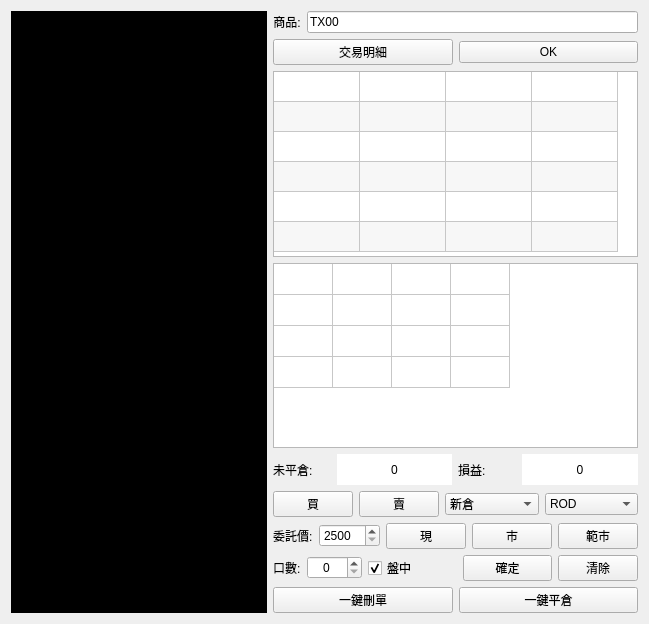
      <widget class="QWidget" name="tab_3">
       <attribute name="title">
        <string>當沖</string>
       </attribute>
       <layout class="QGridLayout" name="gridLayout_4">
        <item row="0" column="0">
         <layout class="QHBoxLayout" name="horizontalLayout_Pawn" stretch="5,1">
          <item>
           <layout class="QGridLayout" name="GL_2">
            <item row="0" column="0">
             <widget class="GraphicsView" name="GV_pawn">
              <property name="autoFillBackground">
               <bool>true</bool>
              </property>
              <property name="styleSheet">
               <string notr="true">background-color: rgb(0, 0, 0);</string>
              </property>
             </widget>
            </item>
           </layout>
          </item>
          <item>
           <layout class="QVBoxLayout" name="verticalLayout_2" stretch="1,1,6,6,1,1,1,1,1">
            <item>
             <layout class="QHBoxLayout" name="horizontalLayout_14" stretch="0,4">
              <item>
               <widget class="QLabel" name="commoditylab_pawn">
                <property name="font">
                 <font>
                  <family>Arial</family>
                  <pointsize>9</pointsize>
                 </font>
                </property>
                <property name="text">
                 <string>商品:</string>
                </property>
                <property name="alignment">
                 <set>Qt::AlignCenter</set>
                </property>
               </widget>
              </item>
              <item>
               <widget class="QLineEdit" name="commodityline_pawn">
                <property name="font">
                 <font>
                  <family>Arial</family>
                  <pointsize>9</pointsize>
                 </font>
                </property>
                <property name="text">
                 <string>TX00</string>
                </property>
               </widget>
              </item>
             </layout>
            </item>
            <item>
             <layout class="QHBoxLayout" name="horizontalLayout_15">
              <item>
               <widget class="QPushButton" name="TDetailbtn_pawn">
                <property name="text">
                 <string>交易明細</string>
                </property>
               </widget>
              </item>
              <item>
               <widget class="QPushButton" name="commoditybtn_pawn">
                <property name="font">
                 <font>
                  <family>Arial</family>
                  <pointsize>9</pointsize>
                 </font>
                </property>
                <property name="text">
                 <string>OK</string>
                </property>
               </widget>
              </item>
             </layout>
            </item>
            <item>
             <widget class="QTableWidget" name="DomTable_pawn">
              <property name="alternatingRowColors">
               <bool>true</bool>
              </property>
              <property name="textElideMode">
               <enum>Qt::ElideMiddle</enum>
              </property>
              <property name="rowCount">
               <number>6</number>
              </property>
              <property name="columnCount">
               <number>4</number>
              </property>
              <attribute name="horizontalHeaderVisible">
               <bool>false</bool>
              </attribute>
              <attribute name="horizontalHeaderCascadingSectionResizes">
               <bool>true</bool>
              </attribute>
              <attribute name="horizontalHeaderMinimumSectionSize">
               <number>22</number>
              </attribute>
              <attribute name="horizontalHeaderDefaultSectionSize">
               <number>86</number>
              </attribute>
              <attribute name="verticalHeaderVisible">
               <bool>false</bool>
              </attribute>
              <attribute name="verticalHeaderCascadingSectionResizes">
               <bool>true</bool>
              </attribute>
              <attribute name="verticalHeaderMinimumSectionSize">
               <number>12</number>
              </attribute>
              <row/>
              <row/>
              <row/>
              <row/>
              <row/>
              <row/>
              <column/>
              <column/>
              <column/>
              <column/>
             </widget>
            </item>
            <item>
             <widget class="QTableWidget" name="MPTable_pawn">
              <property name="alternatingRowColors">
               <bool>false</bool>
              </property>
              <property name="rowCount">
               <number>4</number>
              </property>
              <property name="columnCount">
               <number>4</number>
              </property>
              <attribute name="horizontalHeaderVisible">
               <bool>false</bool>
              </attribute>
              <attribute name="horizontalHeaderCascadingSectionResizes">
               <bool>true</bool>
              </attribute>
              <attribute name="horizontalHeaderMinimumSectionSize">
               <number>10</number>
              </attribute>
              <attribute name="horizontalHeaderDefaultSectionSize">
               <number>59</number>
              </attribute>
              <attribute name="verticalHeaderVisible">
               <bool>false</bool>
              </attribute>
              <attribute name="verticalHeaderCascadingSectionResizes">
               <bool>true</bool>
              </attribute>
              <attribute name="verticalHeaderMinimumSectionSize">
               <number>10</number>
              </attribute>
              <attribute name="verticalHeaderDefaultSectionSize">
               <number>31</number>
              </attribute>
              <row/>
              <row/>
              <row/>
              <row/>
              <column/>
              <column/>
              <column/>
              <column/>
              <item row="0" column="0">
               <property name="text">
                <string/>
               </property>
              </item>
              <item row="1" column="0">
               <property name="text">
                <string/>
               </property>
              </item>
              <item row="2" column="0">
               <property name="text">
                <string/>
               </property>
              </item>
             </widget>
            </item>
            <item>
             <layout class="QHBoxLayout" name="horizontalLayout_16" stretch="1,2,1,2">
              <item>
               <widget class="QLabel" name="contractlab_pawn">
                <property name="text">
                 <string>未平倉:</string>
                </property>
               </widget>
              </item>
              <item>
               <widget class="QLabel" name="contract_pawn">
                <property name="autoFillBackground">
                 <bool>false</bool>
                </property>
                <property name="styleSheet">
                 <string notr="true">background-color: rgb(255, 255, 255);</string>
                </property>
                <property name="text">
                 <string>0</string>
                </property>
                <property name="alignment">
                 <set>Qt::AlignCenter</set>
                </property>
               </widget>
              </item>
              <item>
               <widget class="QLabel" name="profitlab_pawn">
                <property name="text">
                 <string>損益:</string>
                </property>
               </widget>
              </item>
              <item>
               <widget class="QLabel" name="profit_pawn">
                <property name="autoFillBackground">
                 <bool>false</bool>
                </property>
                <property name="styleSheet">
                 <string notr="true">background-color: rgb(255, 255, 255);</string>
                </property>
                <property name="text">
                 <string>0</string>
                </property>
                <property name="alignment">
                 <set>Qt::AlignCenter</set>
                </property>
               </widget>
              </item>
             </layout>
            </item>
            <item>
             <layout class="QHBoxLayout" name="horizontalLayout_17" stretch="1,1,3,3">
              <item>
               <widget class="QPushButton" name="BidAct_btn_pawn">
                <property name="autoFillBackground">
                 <bool>false</bool>
                </property>
                <property name="text">
                 <string>買</string>
                </property>
                <property name="checkable">
                 <bool>false</bool>
                </property>
               </widget>
              </item>
              <item>
               <widget class="QPushButton" name="AskAct_btn_pawn">
                <property name="text">
                 <string>賣</string>
                </property>
                <property name="checkable">
                 <bool>false</bool>
                </property>
               </widget>
              </item>
              <item>
               <widget class="QComboBox" name="InterestType_box_pawn">
                <property name="maxCount">
                 <number>10</number>
                </property>
                <item>
                 <property name="text">
                  <string>新倉</string>
                 </property>
                </item>
                <item>
                 <property name="text">
                  <string>平倉</string>
                 </property>
                </item>
                <item>
                 <property name="text">
                  <string>自動</string>
                 </property>
                </item>
               </widget>
              </item>
              <item>
               <widget class="QComboBox" name="OrderType_box_pawn">
                <property name="maxVisibleItems">
                 <number>3</number>
                </property>
                <property name="maxCount">
                 <number>3</number>
                </property>
                <item>
                 <property name="text">
                  <string>ROD</string>
                 </property>
                </item>
                <item>
                 <property name="text">
                  <string>IOC</string>
                 </property>
                </item>
                <item>
                 <property name="text">
                  <string>FOK</string>
                 </property>
                </item>
               </widget>
              </item>
             </layout>
            </item>
            <item>
             <layout class="QHBoxLayout" name="horizontalLayout_18" stretch="2,3,5">
              <item>
               <widget class="QLabel" name="commisionlab_pawn">
                <property name="text">
                 <string>委託價:</string>
                </property>
               </widget>
              </item>
              <item>
               <widget class="QSpinBox" name="PriceSpin_pawn">
                <property name="specialValueText">
                 <string/>
                </property>
                <property name="minimum">
                 <number>2500</number>
                </property>
                <property name="maximum">
                 <number>15000</number>
                </property>
               </widget>
              </item>
              <item>
               <layout class="QHBoxLayout" name="horizontalLayout_19" stretch="1,1,2">
                <item>
                 <widget class="QPushButton" name="LastPrice_btn_pawn">
                  <property name="text">
                   <string>現</string>
                  </property>
                 </widget>
                </item>
                <item>
                 <widget class="QPushButton" name="MarketPrice_btn_pawn">
                  <property name="text">
                   <string>市</string>
                  </property>
                 </widget>
                </item>
                <item>
                 <widget class="QPushButton" name="LimitMarketPrice_btn_pawn">
                  <property name="text">
                   <string>範市</string>
                  </property>
                 </widget>
                </item>
               </layout>
              </item>
             </layout>
            </item>
            <item>
             <layout class="QHBoxLayout" name="horizontalLayout_20" stretch="1,1,1,0">
              <item>
               <layout class="QHBoxLayout" name="horizontalLayout_21" stretch="0,2">
                <item>
                 <widget class="QLabel" name="contractlab_pawn_2">
                  <property name="text">
                   <string>口數:</string>
                  </property>
                 </widget>
                </item>
                <item>
                 <widget class="QSpinBox" name="Contract_Box_2">
                  <property name="alignment">
                   <set>Qt::AlignCenter</set>
                  </property>
                  <property name="value">
                   <number>0</number>
                  </property>
                 </widget>
                </item>
               </layout>
              </item>
              <item>
               <widget class="QCheckBox" name="dealbox_pawn">
                <property name="text">
                 <string>盤中</string>
                </property>
                <property name="checked">
                 <bool>true</bool>
                </property>
               </widget>
              </item>
              <item>
               <widget class="QPushButton" name="Order_btn_pawn">
                <property name="text">
                 <string>確定</string>
                </property>
               </widget>
              </item>
              <item>
               <widget class="QPushButton" name="ClearOrder_btn_pawn">
                <property name="text">
                 <string>清除</string>
                </property>
               </widget>
              </item>
             </layout>
            </item>
            <item>
             <layout class="QHBoxLayout" name="horizontalLayout_22">
              <item>
               <widget class="QPushButton" name="OrderCancel_btn_pawn">
                <property name="text">
                 <string>一鍵刪單</string>
                </property>
               </widget>
              </item>
              <item>
               <widget class="QPushButton" name="ClosePositionAll_btn_pawn">
                <property name="text">
                 <string>一鍵平倉</string>
                </property>
               </widget>
              </item>
             </layout>
            </item>
           </layout>
          </item>
         </layout>
        </item>
       </layout>
      </widget>
